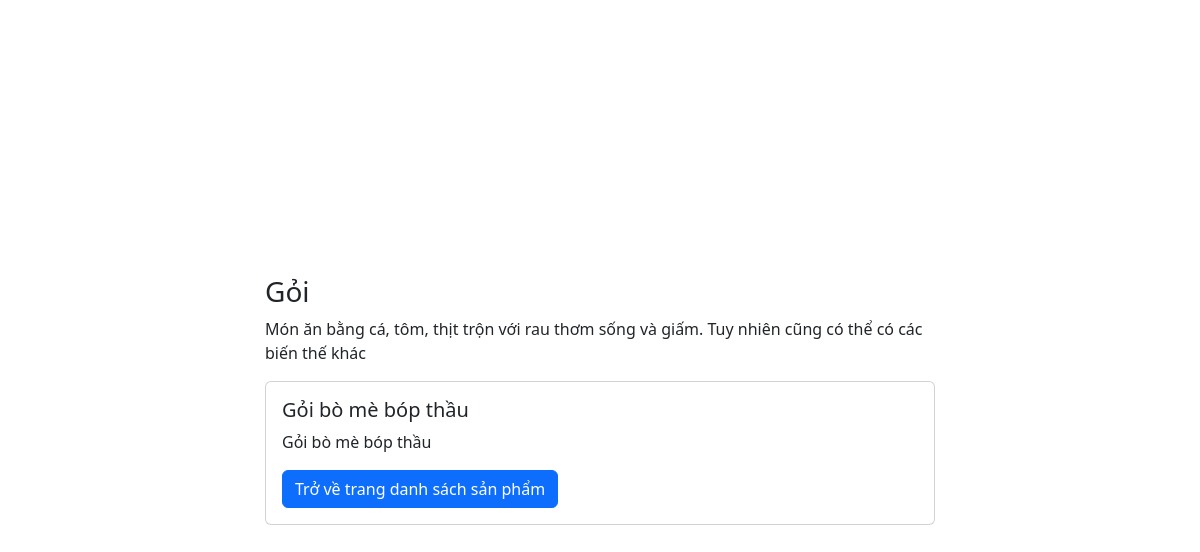
The page /view/view_detail/index.php?maMonAn=M003 on the database its author committed.
### tables this page shows
CREATE TABLE `mon_an` (
  `tenMonAn` varchar(50) NOT NULL,
  `maMonAn` varchar(15) NOT NULL,
  `moTaMonan` varchar(100) NOT NULL,
  `giaNiemYet` int(11) NOT NULL
);

CREATE TABLE `nhom_mon_an` (
  `tenNhomMonAn` varchar(30) NOT NULL,
  `maNhomMonAn` varchar(15) NOT NULL,
  `moTaNhomMonAn` varchar(100) NOT NULL
);

### view/view_detail/index.php (the view, shortened to what this page needs)
<!doctype html>
<html lang='en'>
<head>
    <link href='cover.css' rel='stylesheet'>
    <link href='https://cdn.jsdelivr.net/npm/bootstrap@5.2.3/dist/css/bootstrap.min.css' rel='stylesheet'>
</head>
<body class=''>
    <main class='main-content w-100 m-auto'>
        <?php
        if (isset($_GET['maMonAn'])) {
            $conn = OpenCon();
            $maMonAn = $_GET['maMonAn'];
            $query = "SELECT * FROM `mon_an` WHERE maMonAn = '$maMonAn';";
            $result = $conn->query($query);
            if ($result->num_rows > 0) {
                while ($row = $result->fetch_assoc()) {
                    $maMonAn = $row['maMonAn'];
                    $query = "SELECT * FROM `mon_an_thuoc_nhom` WHERE maMonAn = '$maMonAn';";
                    $result1 = $conn->query($query);
                    $result2 = $result1->fetch_assoc()['maNhomMonAn'] ?? '';
                    $query1 = "SELECT * FROM `nhom_mon_an` WHERE maNhomMonAn = '$result2';";
                    $result3 = $conn->query($query1);
                    $result4 = $result3->fetch_assoc()['tenNhomMonAn'] ?? '';
                    $result3 = $conn->query($query1);
                    $result5 = $result3->fetch_assoc()['moTaNhomMonAn'] ?? '';
                    echo "<div>
                    <h3>$result4</h3>
                    <p>$result5</p>
                </div>";
                }
            }
        }
        ?>
        <?php
        if (isset($_GET['maMonAn'])) {
            $conn = OpenCon();
            $maMonAn = $_GET['maMonAn'];
            $query = "SELECT * FROM `mon_an` WHERE maMonAn = '$maMonAn';";
            $result = $conn->query($query);
            if ($result->num_rows > 0) {
                while ($row = $result->fetch_assoc()) {
                    $maMonAn = $row['maMonAn'];
                    $tenMonAn = $row['tenMonAn'];
                    $moTaMonan = $row['moTaMonan'];
                    $query = "SELECT * FROM `anh_mon_an` WHERE maMonAn = '$maMonAn';";
                    $result1 = $conn->query($query);
                    $result2 = $result1->fetch_assoc()['anhMonAn'] ?? '';
                    echo "<div class='card'>
                <img src='$result2' class='card-img-top' alt=''>
                <div class='card-body'>
                    <h5 class='card-title'>$tenMonAn</h5>
                    <p class='card-text'>$moTaMonan</p>
                    <a href='../' class='btn btn-primary'>Trở về trang danh sách sản phẩm</a>
                </div>
            </div>";
                }
            }
        }
        ?>
    </main>
</body>
</html>

### view/view_detail/cover.css (style rules this page uses)
html, body { height: 100%; }
body { display: flex; align-items: center; padding-top: 40px; padding-bottom: 40px; background-color: #f5f5f5; }
.main-content { max-width: 700px; padding: 15px; }

### rows shown on the page
mon_an: nhom_mon_an.tenNhomMonAn "Gỏi", nhom_mon_an.moTaNhomMonAn "Món ăn bằng cá, tôm, thịt trộn với rau thơm sống và giấm. Tuy nhiên cũng có thể có các biến thế khác", tenMonAn "Gỏi bò mè bóp thầu", moTaMonan "Gỏi bò mè bóp thầu"
